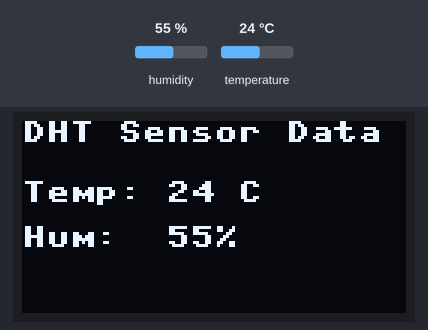
Recording of a program running on a simulated Raspberry Pi Pico running MicroPython. On the bench: 128×64 one-colour display. The inputs (shaded band) are chosen by the test bench; at power-on: humidity 55 %, temperature 24 °C. WiFi joins after 1.5 s; random numbers come from a fixed seed; no MQTT or app messages arrive unless stated; what the program prints to the serial console is not drawn.

Above: at 3.3 s.
3.4 s: humidity set to 22 %
At 12.9 s:
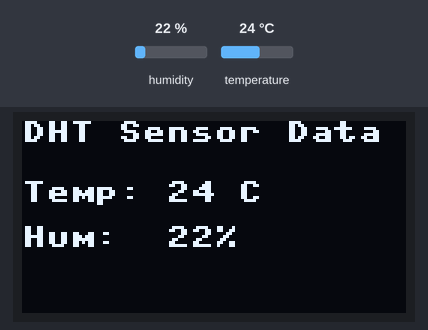
13.7 s: temperature set to 12 °C
At 23.5 s:
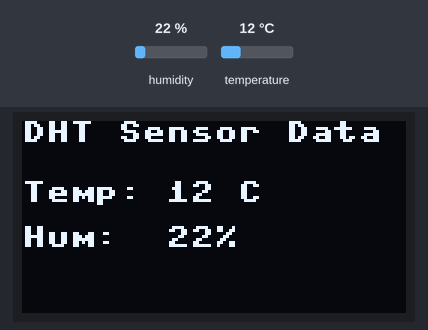
23.8 s: humidity set to 40 %
At 33.1 s:
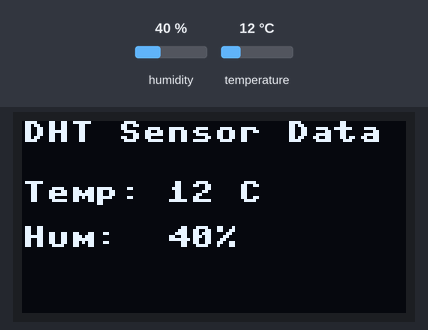
33.8 s: temperature set to 19 °C
Timing chart, 0 to 36.8 s (numbered marks = the images above; inputs shaded):
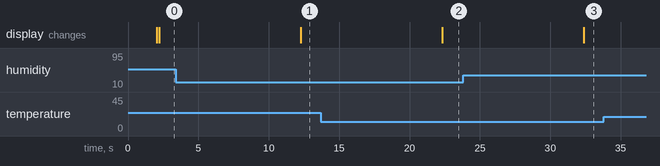

Measured:
- after the input at 3.4 s, the display: changes after 8.9 s (image 1)
- after the input at 13.7 s, the display: changes after 8.6 s (image 2)
- after the input at 23.8 s, the display: changes after 8.6 s (image 3)

The program:

dht11_0.96OLED_Adafruit.py
```python
import network
import time
import machine
import random
from umqtt.simple import MQTTClient
import dht
from machine import Pin, SoftI2C
import ssd1306

#WIFI Setup
WIFI_SSID = " "
WIFI_PASSWORD = " "

def connect_wifi():
    wlan = network.WLAN(network.STA_IF)
    wlan.active(True)
    if not wlan.isconnected():
        print("Connecting to WiFi...")
        wlan.connect(WIFI_SSID, WIFI_PASSWORD)
        while not wlan.isconnected():
            time.sleep(1)
            print("Trying to connect...")
    print("Connected to WiFi:", wlan.ifconfig())

connect_wifi()

# Settin up OLED and I2C
i2c = SoftI2C(scl=Pin(9), sda=Pin(8))
oled_width = 128
oled_height = 64
print("I2C Scan: ", i2c.scan())
oled = ssd1306.SSD1306_I2C(oled_width, oled_height, i2c)

# Settin up DT11
dataPin = Pin(2,Pin.OUT)
sensor = dht.DHT11(dataPin)

#Setup MQTT

mqtt_server = 'io.adafruit.com'
mqtt_port = 1883
mqtt_user = ' '  # Enter your Adafruit username
mqtt_password = ' '  # Enter your Adafruit AIO Key

mqtt_topic_temp = 'Chumba4209/feeds/Temperature' #Edit your Feed name as created on Adafruit IO
mqtt_topic_hum = 'Chumba4209/feeds/Humidity'  #Edit your Feed name as created on Adafruit IO

mqtt_client_id = str(random.randint(10000, 999999))

def mqtt_connect():
    client = MQTTClient(
        client_id=mqtt_client_id,
        server=mqtt_server,
        port=mqtt_port,
        user=mqtt_user,
        password=mqtt_password,
        keepalive=3600
    )
    client.connect()
    print('Connected to %s MQTT Broker' % (mqtt_server))
    return client

def reconnect():
    print('Failed to connect to MQTT Broker. Reconnecting...')
    time.sleep(5)
    machine.reset()

try:
    client = mqtt_connect()
except OSError as e:
    reconnect()


while True:
    try:
        sensor.measure()
        temperature = sensor.temperature()
        humidity = sensor.humidity()

        print("Temp:", temperature, "C")
        print("Humidity:", humidity, "%")

        # Display on OLED
        oled.fill(0)
        oled.text("DHT Sensor Data", 0, 0)
        oled.text('Temp: ' + str(temperature) + " C", 0, 20)
        oled.text('Hum:  ' + str(humidity) + "%", 0, 35)
        oled.show()

        # Publish to Adafruit
        client.publish(mqtt_topic_temp, str(temperature))
        client.publish(mqtt_topic_hum, str(humidity))
        print("Data sent to Adafruit IO")

    except OSError as e:
        print("Failed to read sensor:", e)

    time.sleep(10)
```
